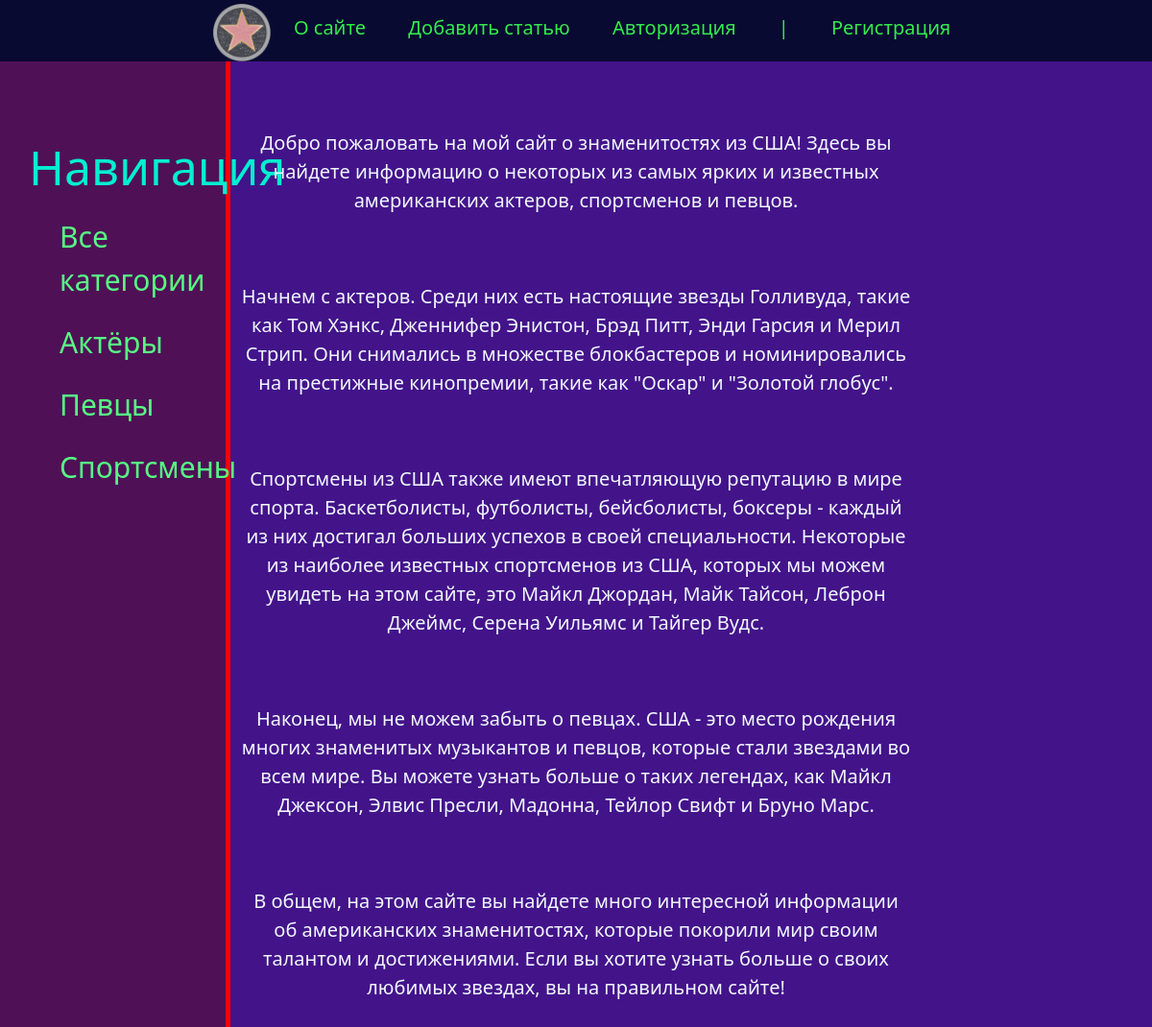
The page /about/ on the database its author committed.
### men/models.py (models this page shows, shortened)
class Category(models.Model):
    name = models.CharField(max_length=100, db_index=True, verbose_name='Имя')
    slug = models.SlugField(max_length=255, unique=True, db_index=True, verbose_name='Url')
    class Meta:
        verbose_name = 'Категория'
        verbose_name_plural = 'Категории'
    def get_absolute_url(self):
        return reverse('category', kwargs = {'cat_id' : self.pk } )

### men/views.py (the view)
# urls.py: path('about/', views.about, name='about'),
def about(request):
    cats = Category.objects.all()
    context = {
        'title' : 'О нас',
        'cats' : cats,
    }
    return render(request, 'men/about.html', context)

### men/templates/men/about.html (shortened to what this page needs)
{% extends 'men/basic.html' %}
{% block content %}
<div class="post-about">
    <p> Добро пожаловать на мой сайт о знаменитостях из США! Здесь вы найдете информацию о некоторых из самых ярких и
        известных американских актеров, спортсменов и певцов.</p>
    <p>Начнем с актеров. Среди них есть настоящие звезды Голливуда, такие как Том Хэнкс, Дженнифер Энистон, Брэд Питт,
        Энди
        Гарсия и Мерил Стрип. Они снимались в множестве блокбастеров и номинировались на престижные кинопремии, такие
        как
        "Оскар" и "Золотой глобус".</p>
    <p>Спортсмены из США также имеют впечатляющую репутацию в мире спорта. Баскетболисты, футболисты, бейсболисты,
        боксеры
        - каждый из них достигал больших успехов в своей специальности. Некоторые из наиболее известных спортсменов из
        США,
        которых мы можем увидеть на этом сайте, это Майкл Джордан, Майк Тайсон, Леброн Джеймс, Серена Уильямс и Тайгер
        Вудс.</p>
    <p>Наконец, мы не можем забыть о певцах. США - это место рождения многих знаменитых музыкантов и певцов, которые
        стали
        звездами во всем мире. Вы можете узнать больше о таких легендах, как Майкл Джексон, Элвис Пресли, Мадонна,
        Тейлор
        Свифт и Бруно Марс.</p>
    <p>В общем, на этом сайте вы найдете много интересной информации об американских знаменитостях, которые покорили мир
        своим талантом и достижениями. Если вы хотите узнать больше о своих любимых звездах, вы на правильном сайте!</p>
</div>
{% endblock %}

### men/templates/men/basic.html (shortened to what this page needs)
{% load static %}
<!DOCTYPE html>
<html lang="en">
<head>
    <link href="https://cdn.jsdelivr.net/npm/bootstrap@5.3.0-alpha1/dist/css/bootstrap.min.css" rel="stylesheet"
>
    <link rel="stylesheet" href="{% static 'men/css/style.css' %}">
</head>
<body>
    <header>
        <div>
            <ul>
                <img src="{% static 'men/img/photo12.png' %}" alt="star">
                <li><a href="{% url 'about' %}">О сайте</a></li>
                <li><a href="{% url 'create' %}">Добавить статью</a></li>
                {% if request.user.is_authenticated %}
                <li><a href="{% url 'logout' %}">Выйти</a></li>
                {% else %}
                <li><a href="{% url 'login' %}">Авторизация</a></li>
                <li><a href="#">|</a></li>
                <li><a href="{% url 'registration' %}">Регистрация</a></li>
                {% endif %}
            </ul>
        </div>
    </header>
    <aside>
        <div class="block-left">
            <h3>Навигация</h3>
            <ul>
                <li><a href="{% url 'home' %}">Все категории</a></li>
                {% for c in cats %}
                    <li><a href="{{ c.get_absolute_url }}">{{ c.name }}</a></li>
                {% endfor %}
            </ul>
        </div>
    </aside>
    <main>
        {% block content %}
        {% endblock %}
    </main>
</body>
</html>

### men/static/men/css/style.css (style rules this page uses)
body { padding: 0; margin: 0; background-color: #43138A; }
header { background-color: #080A31; }
header ul { list-style: none; margin: 0; text-align: center; }
header a { font-size: 20px; padding: 20px; text-decoration: none; color: #33EC4C; text-decoration: none; }
header li { display: inline; text-align: center; margin-top: -10px; }
header img { width: 60px; padding-top: 4px; }
aside { float: left; background-color: #4F1056; width: 20%; height: 320vh; padding: 2.5%; color: #56FF83; border-right: 5px solid red; }
aside h3 { margin-top: 50px; font-size: 50px; color: #00F0D0; }
aside ul { list-style: none; }
aside ul li { color: aliceblue; display: block; margin-top: 20px; font-size: 30px; }
aside a { text-decoration: none; color: #56FF83; }
main .post h2, p { max-width: 700px; margin: 20px auto; }
.post-about p { width: 700px; color: aliceblue; margin-top: 70px; text-align: center; font-size: 20px; }

### rows shown on the page
Category: name "Актёры"
Category: name "Певцы"
Category: name "Спортсмены"
